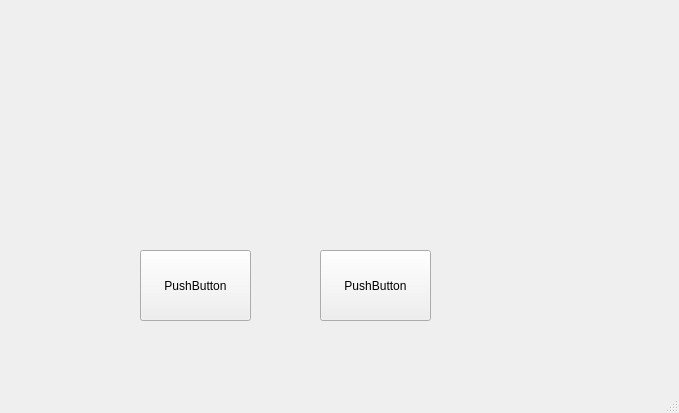
<?xml version="1.0" encoding="UTF-8"?>
<ui version="4.0">
 <class>StartPage</class>
 <widget class="QMainWindow" name="StartPage">
  <property name="geometry">
   <rect>
    <x>0</x>
    <y>0</y>
    <width>679</width>
    <height>413</height>
   </rect>
  </property>
  <property name="windowTitle">
   <string>StartupPage</string>
  </property>
  <widget class="QWidget" name="centralwidget">
   <widget class="QPushButton" name="btn_VS_Al">
    <property name="geometry">
     <rect>
      <x>140</x>
      <y>250</y>
      <width>111</width>
      <height>71</height>
     </rect>
    </property>
    <property name="text">
     <string>PushButton</string>
    </property>
   </widget>
   <widget class="QPushButton" name="btn_VS_Player">
    <property name="geometry">
     <rect>
      <x>320</x>
      <y>250</y>
      <width>111</width>
      <height>71</height>
     </rect>
    </property>
    <property name="text">
     <string>PushButton</string>
    </property>
   </widget>
  </widget>
  <widget class="QStatusBar" name="statusbar"/>
 </widget>
 <resources/>
 <connections/>
</ui>
